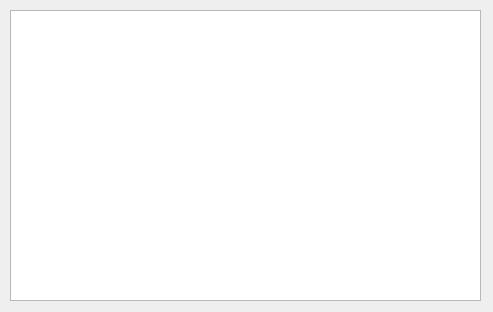
<?xml version="1.0" encoding="UTF-8"?>
<ui version="4.0">
 <class>Form</class>
 <widget class="QWidget" name="Form">
  <property name="geometry">
   <rect>
    <x>0</x>
    <y>0</y>
    <width>493</width>
    <height>312</height>
   </rect>
  </property>
  <property name="windowTitle">
   <string>Form</string>
  </property>
  <widget class="QTableWidget" name="tableWidget">
   <property name="geometry">
    <rect>
     <x>10</x>
     <y>10</y>
     <width>471</width>
     <height>291</height>
    </rect>
   </property>
  </widget>
 </widget>
 <resources/>
 <connections/>
</ui>
